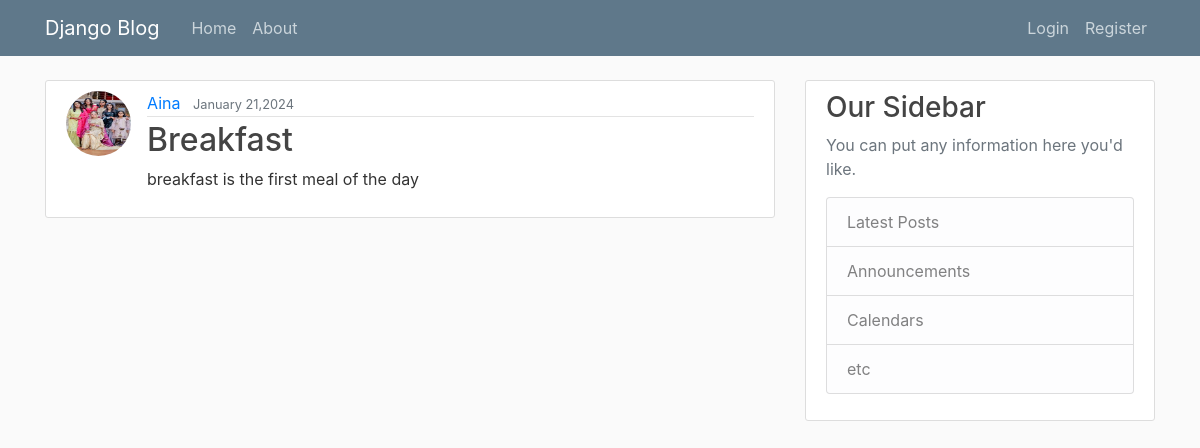
Screenshot of /post/8 with the database file from the repository.
### blog/models.py (models this page shows, shortened)
class Post(models.Model):
    title=models.CharField(max_length=100)
    content=models.TextField()
    date_posted=models.DateTimeField(default=timezone.now)
    author=models.ForeignKey(User,on_delete=models.CASCADE)# on delete is a function which tell what happen to the post if user got deleted

### users/models.py (models this page shows, shortened)
class Profile(models.Model):
    user=models.OneToOneField(User,on_delete=models.CASCADE)
    image=models.ImageField(default='default.jpg',upload_to='profile_pics')

### blog/views.py (the view)
# urls.py: path('post/<int:pk>',PostDetailView.as_view(),name='post-detail'),
class PostDetailView(DetailView):
    model=Post

### blog/templates/blog/post_detail.html (shortened to what this page needs)
{% extends "blog/base.html" %}
{% block content %}
  <article class="media content-section">
    <img class='rounded-circle article-img'src="{{object.author.profile.image.url}}"/>
    <div class="media-body">
        <div class="article-metadata">
            <a class="mr-2" href="{% url 'user-post' object.author.username %}">{{ object.author }}</a>
            <small class="text-muted">{{ object.date_posted|date:"F d,Y" }}</small>
        </div>
        <h2 class="article-title" >{{ object.title }}</h2>
        <p class="article-content">{{ object.content }}</p>
    </div>
  </article>
{% endblock content %}

### blog/static/blog/main.css (style rules this page uses)
body { background: #fafafa; color: #333333; margin-top: 5rem; }
h1, h2, h3, h4, h5, h6 { color: #444444; }
.content-section { background: #ffffff; padding: 10px 20px; border: 1px solid #dddddd; border-radius: 3px; margin-bottom: 20px; }
.article-title { color: #444444; }
.article-content { white-space: pre-line; }
.article-img { height: 65px; width: 65px; margin-right: 16px; }
.article-metadata { padding-bottom: 1px; margin-bottom: 4px; border-bottom: 1px solid #e3e3e3 }

### rows the page displays
Post: author.profile.image (picture), author "Aina", date_posted "January 21,2024", title "Breakfast", content "breakfast is the first meal of the day"
